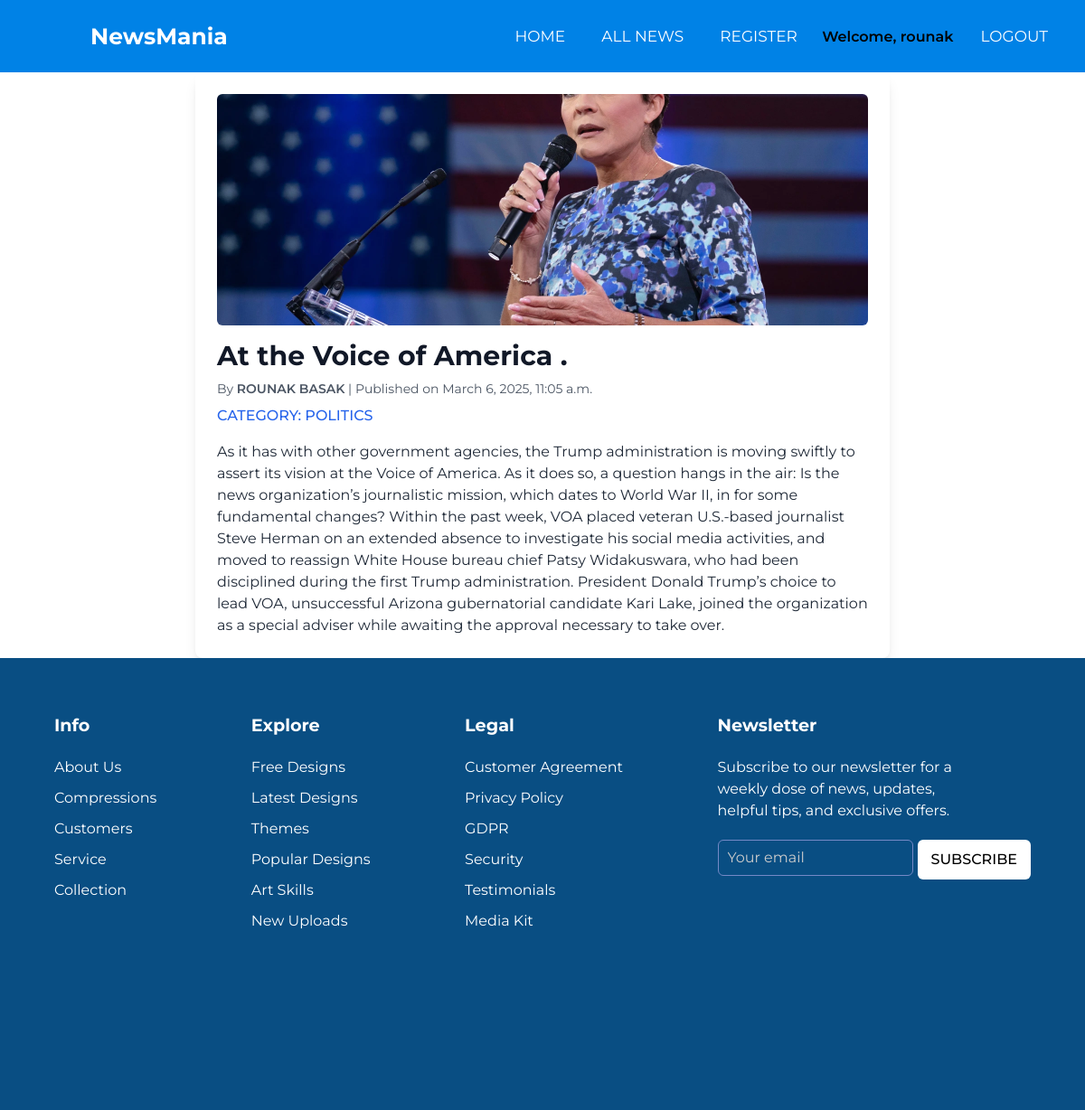
The app's page /news/7 (signed in) with its own data.
### news/models.py (models this page shows, shortened)
class NewsVarity(models.Model):
    NEWS_TYPE = [
        ('SPOTRS', 'SPORTS'),
        ('BUSINESS', 'BUSINESS'),
        ('TECHNOLOGY', 'TECHNOLOGY'),
        ('POLITICS', 'POLITICS'),
        ('STOCK', 'STOCK'),
    ]
    title = models.CharField(max_length=100, default="default title")
    thumbnail =  models.ImageField(upload_to="news_thums/")
    description  = models.TextField(default="default desc")
    author = models.CharField(max_length=100, default="Unknown")
    created_at  = models.DateTimeField(default=timezone.now)
    category = models.CharField(max_length=20, choices=NEWS_TYPE)

### news/views.py (the view)
# urls.py: path("<int:news_id>", views.news_details, name="news_details")
@login_required(login_url= "login")
def news_details(request, news_id):
    one_news = get_object_or_404(NewsVarity, pk = news_id)
    return render(request, 'news_details.html', {'news': one_news})

### news/templates/news_details.html (shortened to what this page needs)
{% extends "layout.html" %}
{% block content %}
<div class="max-w-3xl mx-auto p-6 bg-white rounded-lg shadow-lg">
    <img src="{{ news.thumbnail.url }}" alt="Thumbnail" class="w-full h-64 object-cover rounded-md mb-4">
    <h1 class="text-3xl font-bold text-gray-900 mb-2">{{ news.title }}</h1>
    <p class="text-gray-600 text-sm">By <span class="font-semibold">{{ news.author }}</span> | Published on {{ news.created_at }}</p>
    <p class="mt-2 text-blue-600 font-medium uppercase">Category: {{ news.category }}</p>
    <p class="text-gray-800 mt-4">{{ news.description }}</p>
</div>
{% endblock %}

### templates/layout.html (shortened to what this page needs)
{% load static %}
{% load static tailwind_tags %}
<!DOCTYPE html>
<html lang="en">
<head>
    <link rel="stylesheet" href="{% static "layout.css" %}">
    {% tailwind_css %}
</head>
<body>
    <nav>
        <label class="logo">NewsMania</label>
        <ul class="hidden md:flex space-x-6">
          <li><a href="/" class="hover:text-gray-300">Home</a></li>
          <li><a href="/news/all_news/" class="hover:text-gray-300">All News</a></li>
          <li><a href="/accounts/register/" class="hover:text-gray-300">Register</a></li>
          {% if user.is_authenticated %}
              <li class="text-green-400 font-semibold">Welcome, {{ user.username }}</li>
              <li><a href="/accounts/logout/" class="bg-red-500 px-4 py-2 rounded-lg hover:bg-red-600">Logout</a></li>
          {% else %}
              <li><a href="/accounts/login/" class="bg-green-500 px-4 py-2 rounded-lg hover:bg-green-600">Login</a></li>
          {% endif %}
      </ul>
      </nav>
      {% block content %}{% endblock content %}
    <section class="footer relative bottom-0 m-0">
      <div class="footer-row">
        <div class="footer-col">
          <h4>Info</h4>
          <ul class="links">
            <li><a href="#">About Us</a></li>
            <li><a href="#">Compressions</a></li>
            <li><a href="#">Customers</a></li>
            <li><a href="#">Service</a></li>
            <li><a href="#">Collection</a></li>
          </ul>
        </div>
        <div class="footer-col">
          <h4>Explore</h4>
          <ul class="links">
            <li><a href="#">Free Designs</a></li>
            <li><a href="#">Latest Designs</a></li>
            <li><a href="#">Themes</a></li>
            <li><a href="#">Popular Designs</a></li>
            <li><a href="#">Art Skills</a></li>
            <li><a href="#">New Uploads</a></li>
          </ul>
        </div>
        <div class="footer-col">
          <h4>Legal</h4>
          <ul class="links">
            <li><a href="#">Customer Agreement</a></li>
            <li><a href="#">Privacy Policy</a></li>
            <li><a href="#">GDPR</a></li>
            <li><a href="#">Security</a></li>
            <li><a href="#">Testimonials</a></li>
            <li><a href="#">Media Kit</a></li>
          </ul>
        </div>
        <div class="footer-col">
          <h4>Newsletter</h4>
          <p>
            Subscribe to our newsletter for a weekly dose
            of news, updates, helpful tips, and
            exclusive offers.
          </p>
          <form action="#">
            <input type="text" placeholder="Your email" required>
            <button type="submit">SUBSCRIBE</button>
          </form>
        </div>
      </div>
    </section>
</body>
</html>

### static/layout.css (style rules this page uses)
* { padding: 0; margin: 0; text-decoration: none; list-style: none; box-sizing: border-box; }
body { font-family: "Montserrat", sans-serif; }
nav { background: #0082e6; height: 80px; width: 100%; }
label.logo { color: white; font-size: 25px; line-height: 80px; padding: 0 100px; font-weight: bold; }
nav ul { float: right; margin-right: 20px; }
nav ul li { display: inline-block; line-height: 80px; margin: 0 5px; }
nav ul li a { color: white; font-size: 17px; padding: 7px 13px; border-radius: 3px; text-transform: uppercase; }
section { position: relative; bottom: 0; background: url("bg.jpg") no-repeat; background-size: cover; height: calc(100vh - 300px); }
.footer { width: 100%; background: #094e83; border-radius: 0px; min-height: 400px; }
.footer .footer-row { display: flex; flex-wrap: wrap; justify-content: space-between; gap: 3.5rem; padding: 60px; }
.footer-row .footer-col h4 { color: #fff; font-size: 1.2rem; font-weight: 700; }
.footer-col .links { margin-top: 20px; }
.footer-col .links li { list-style: none; margin-bottom: 10px; }
.footer-col .links li a { text-decoration: none; color: #fff; }
.footer-col p { margin: 20px 0; color: white; max-width: 300px; }
.footer-col form { display: flex; gap: 5px; }
.footer-col input { height: 40px; border-radius: 6px; background: none; width: 100%; outline: none; border: 1px solid #7489C6 ; caret-color: #fff; color: #fff; padding-left: 10px; }
.footer-col input::placeholder { color: #ccc; }
.footer-col form button { background: #fff; outline: none; border: none; padding: 10px 15px; border-radius: 6px; cursor: pointer; font-weight: 500; transition: 0.2s ease; }

### records on screen
NewsVarity: thumbnail (picture), title "At the Voice of America .", author "ROUNAK BASAK", created_at "March 6, 2025, 11:05 a.m.", category "POLITICS", description "As it has with other government agencies, the Trump administration is moving swiftly to assert its vision at the Voice of America. As it does so, a question hangs in the air: Is the news organization’s journalistic mission, which dates to World War II, in for some fundamental changes? Within the past week, VOA placed veteran U.S.-based journalist Steve Herman on an extended absence to investigate his social media activities, and moved to reassign White House bureau chief Patsy Widakuswara, who had been disciplined during the first Trump administration. President Donald Trump’s choice to lead VOA, unsuccessful Arizona gubernatorial candidate Kari Lake, joined the organization as a special…"

### other values on screen
{{ user.username }} "rounak"
